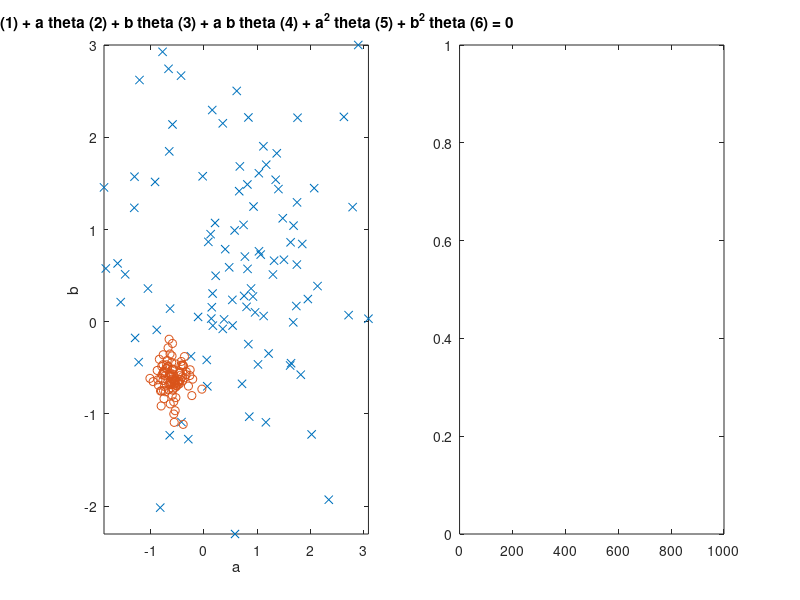

Write MATLAB code to recreate this figure.
clear all;
close all;

function [X,Y] = initData(origin, pointsCount, noiseAmplitude, value)
  noise = normrnd(zeros(pointsCount,2) + noiseAmplitude,ones(pointsCount, 2)* noiseAmplitude);
  X = [ones(pointsCount,2) .* origin] + noise;
  X = [ones(pointsCount,1) X X(:,1).*X(:,2) X.^2];
  Y = ones(pointsCount, 1) * value;
end

pointsCount = 100;

origin1 = [3 3];
[X1,Y1] = initData(origin1, pointsCount, 1, 1);

origin2 = [3 3];
[X2,Y2] = initData(origin2, pointsCount, 7, 0);
  
regularizationWeights = [0;0;0;300;00;00];

X = [X1;X2];
Y = [Y1;Y2];

X = normalize(X);

theta = rand(size(X,2),1);
gradientDescentStep = 0.01;
costStabilityDiff = 0.0001;

for i=1:1000
  estimationFunction = (1./(1+exp(-X * theta)));
  cost(i) = -1/size(X,1) * sum(Y .* log(estimationFunction) + (1-Y) .* log(1-estimationFunction)) + 1/(2*size(X,1)) * sum(regularizationWeights.*theta.^2);
  if length(cost)> 1 && abs(cost(i) - cost(i-1))<costStabilityDiff
    break;
   end
   theta = theta - gradientDescentStep * sum((estimationFunction - Y) .* X)' - gradientDescentStep/size(X,1) * theta .* regularizationWeights;
end


figure('Position', [200, 200, 1200, 500])
subplot(1,2,1)
zeroIndexes = find(Y == 0);
plot(X(zeroIndexes,2),X(zeroIndexes,3),'x')
hold on;
oneIndexes = find(Y == 1);
plot(X(oneIndexes,2),X(oneIndexes,3),'o')
hold on;
ezplot(@(a,b) theta(1) + a .* theta(2) + b .* theta(3) + a .* b .* theta(4) + a.^2 * theta(5) + b.^2 * theta(6) ,[min(X(:,2)),max(X(:,2)), min(X(:,3)),max(X(:,3))])

subplot(1,2,2)
plot(1:length(cost),cost)
